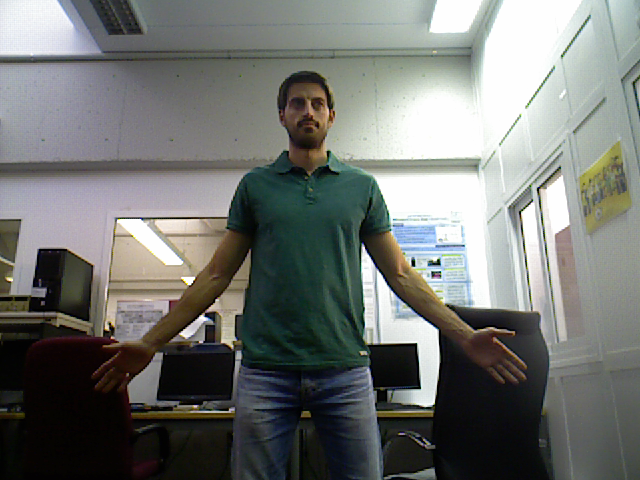
%> input picture Camera-Model/person_rgb.png, 640 x 480 px
$ octave CameratoWorld.m   (GNU Octave 9; MATLAB toolbox functions it lacks are replaced by stand-ins)
%> lines starting %> are read from the running program, lines starting %| are printed output that depends on the picture
### Camera-Model/plot3DScene.m
function plot3DScene(X,Y,Z,image_RGB,downsample)

rows_down = size(image_RGB,1)/downsample;
cols_down = size(image_RGB,2)/downsample;

%Downsample
x_down = X(1:downsample:end, 1:downsample:end);
y_down = Y(1:downsample:end, 1:downsample:end);
z_down = Z(1:downsample:end, 1:downsample:end);
r_down = image_RGB(1:downsample:end, 1:downsample:end, 1);
g_down = image_RGB(1:downsample:end, 1:downsample:end, 2);
b_down = image_RGB(1:downsample:end, 1:downsample:end, 3);

%Draw 3D point cloud
x_vec = reshape(x_down,rows_down*cols_down,1);
y_vec = reshape(y_down,rows_down*cols_down,1);
z_vec = reshape(z_down,rows_down*cols_down,1);
c = zeros(rows_down*cols_down,3);
c(:,1) = double(reshape(r_down,rows_down*cols_down,1))/255;
c(:,2) = double(reshape(g_down,rows_down*cols_down,1))/255;
c(:,3) = double(reshape(b_down,rows_down*cols_down,1))/255;

scatter3(z_vec,x_vec,y_vec,5*downsample,c,'filled');
axis equal;

end

### Camera-Model/CameratoWorld.m
downsample = 2;
f = 525;
kx = 1;
ky = 1;
tita = 90;
x0 = 319.5;
y0 = 239.5;
xmax = x0*2+1;
ymax = y0*2+1;

image_RGB = imread('person_rgb.png');
%> image_RGB is the input picture: size 480x640x3 uint8; mean R, G, B 114.3, 117, 113.7
imshow(image_RGB);
pause;
image_RGB = imrotate(image_RGB, 180); % Image rotated (pinhole model).
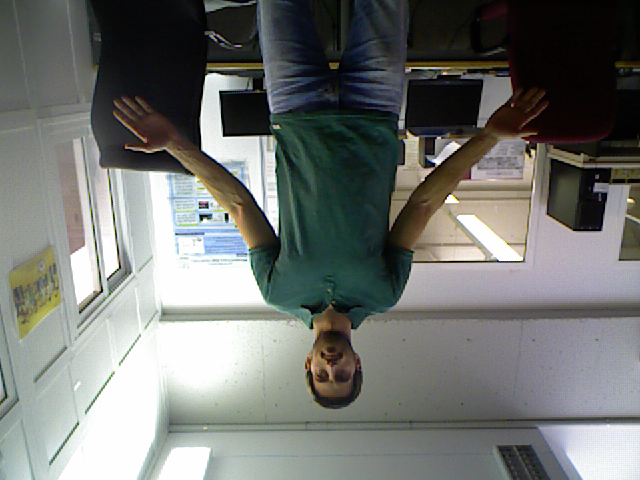
%> image_RGB: size 480x640x3 uint8; mean R, G, B 114.3, 117, 113.7; mean of the top-left, top-right, bottom-left and bottom-right quarters 94.7, 51.5, 188.2, 125.5

image_depth = imread('person_depth.png');
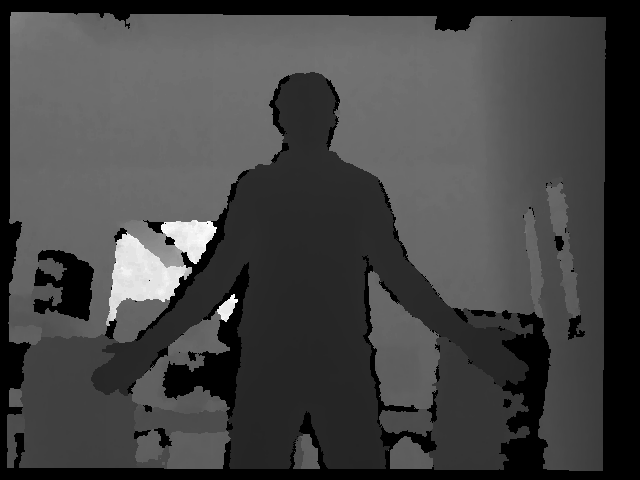
%> input picture Camera-Model/person_depth.png, 640 x 480 px
%> image_depth is the input picture: size 480x640 uint16; min 0, max 49350, mean 13216.8
imshow(image_depth); % The depth image also has to be rotated.
pause;
image_depth = imrotate(image_depth,180);

X = zeros(ymax,xmax);
Y = zeros(ymax,xmax);
Z = zeros(ymax,xmax);

for yp = 1:ymax %y prime
    for xp = 1:xmax %x prime
        Z(yp,xp) = double(image_depth(yp,xp))/5000;
        X(yp,xp) = Z(yp,xp)*((xp-x0)/f);
        Y(yp,xp) = Z(yp,xp)*((yp-y0)/f);
    end
end
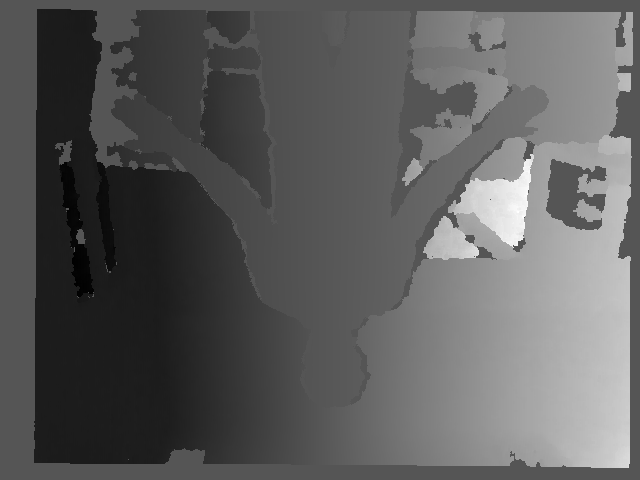
%> X: size 480x640 double; min -1.85, max 3.65, mean 0.155; drawn with min black and max white
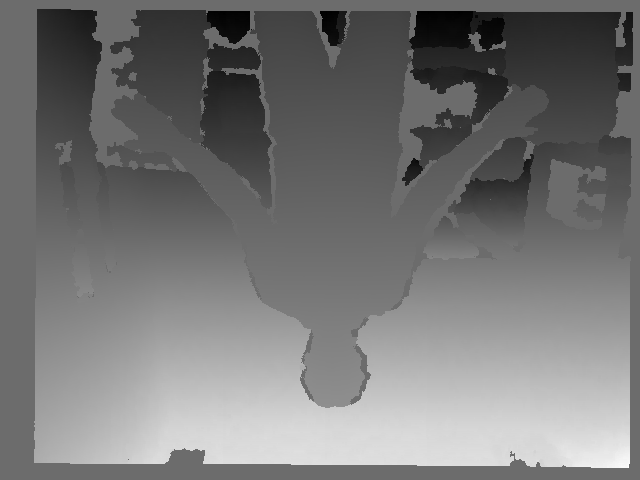
%> Y: size 480x640 double; min -1.6, max 2.17, mean 0.145; drawn with min black and max white

plot3DScene(X,Y,Z,image_RGB,downsample);
%> in plot3DScene, `z_down = Z(1:downsample:end, 1:downsample:end);`:
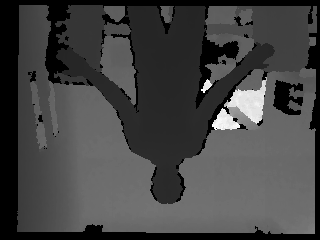
%> z_down: size 240x320 double; min 0, max 9.87, mean 2.64; drawn with min black and max white
%> in plot3DScene, `b_down = image_RGB(1:downsample:end, 1:downsample:end, 3);`:
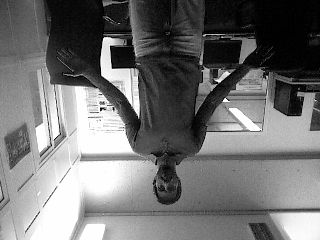
%> b_down: size 240x320 uint8; min 0, max 255, mean 114.1
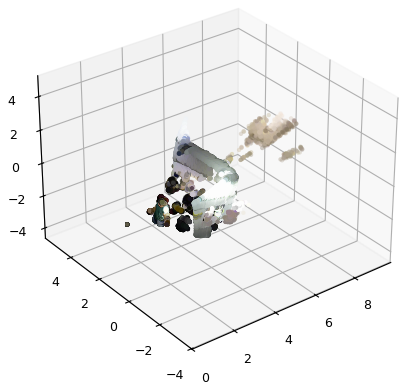
%> figure redrawn from the program's plot data
